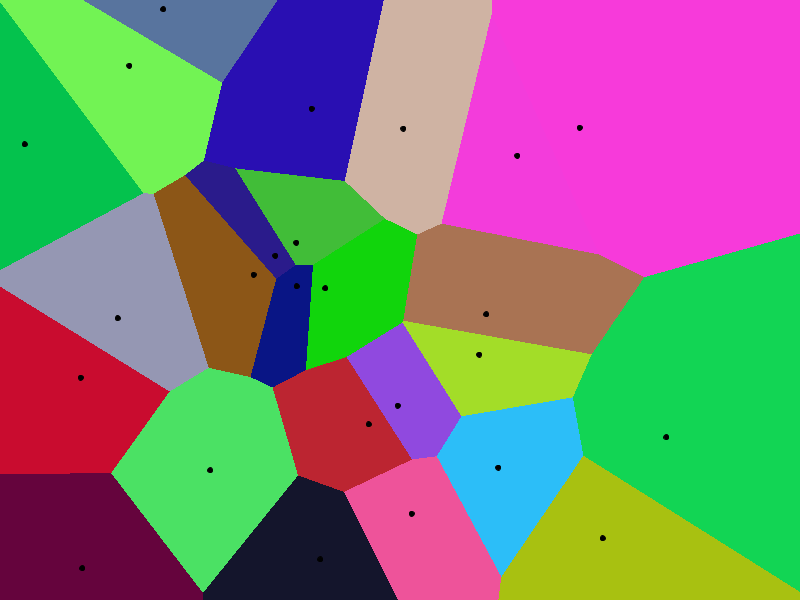
Frame 1 (no input)
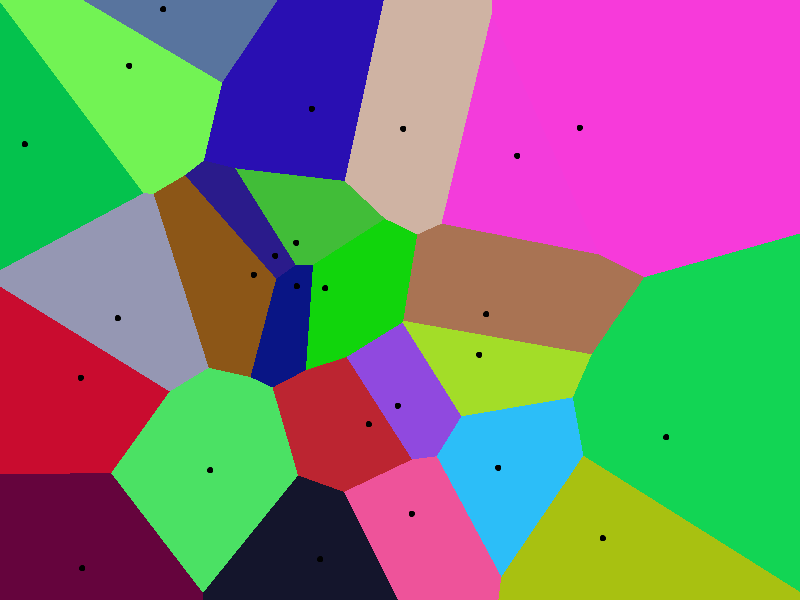
Frame 60 (the mouse pressed at the canvas centre just before this capture)
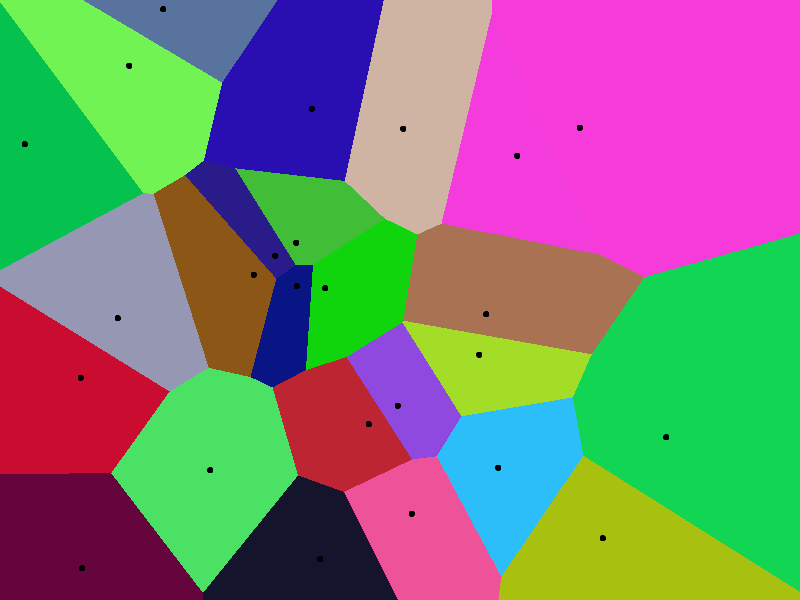
Frame 120 (the mouse held since frame 60 and released just before this capture)

The Processing sketch that drew these frames (run headless with seeded random() and noise(); from frame 60 on, the mouse is pressed at the canvas centre):

// Processing sketch: voronoi
// ── voronoi.pde
ArrayList<Site> location;

void setup() {
  size(800,600);
  
  location = new ArrayList<Site>();
  
  for(int i = 0; i < 25; i++) {
      location.add(new Site());
  }
}

void draw() {
  modPixels();
  drawSite();
}

Site getNearestSite(ArrayList<Site> location, float x, float y) {
    Site nearest = location.get(0);
    for (int i = 0; i < location.size(); i++) {
        if (location.get(i).distFrom(x,y) < nearest.distFrom(x,y)) {
           nearest = location.get(i);
         }
    }
    return nearest;
}

void modPixels(){
  for (int x = 0; x < width; x++) {
     for (int y = 0; y < height; y++) {
       Site nearest = getNearestSite(location, x, y);
       color nearestCol = nearest.getColor();
       set(x,y, color(red(nearestCol), green(nearestCol), blue(nearestCol)));
     }
  }
  updatePixels();
}

void drawSite() {
    for( Site t : location) {
      fill(0);
      circle(t.getX(), t.getY(), 5); 
    }
}

void mouseClicked(){
  if (mouseButton == RIGHT) {
    location.add(new Site(mouseX, mouseY));
  }
}

void mousePressed() {
  if(!(location.size() == 1)){
    if (mouseButton == LEFT) {
      Site nearest = getNearestSite(location, mouseX, mouseY);
      location.remove(nearest);
    }
  }
}

// ── Site.pde
//A Site has a location and color,
// and may or may not be highlighted

class Site {
  
  //Instance Variables
  private float siteX;
  private float siteY;
  private color col;
  private boolean highlighted;
  
  //constructor
  public Site(float x, float y, color col) {
    siteX = x;
    siteY = y;
    this.col = col;
    highlighted = false;
  }
  
  public Site(float x, float y) {
   this(x, y, color(random(256), random(256), random(256))); 
  }
  
  public Site(Site original) {
   this(original.siteX, original.siteY, original.col); 
  }
  
  public Site() {
   this(random(width),random(height),color(random(256), random(256), random(256))); 
  }
  
  //methods
  public float getX() {
   return siteX; 
  }
  
  public float getY() {
   return siteY; 
  }
  
  public int getColor() {
   return col; 
  }
  
  public float distFrom(float num1, float num2) {
   return dist(siteX, siteY, num1, num2); 
  }
  
  public boolean isHighlighted() {
    return highlighted;
  }
  
  public void setHighlight(boolean swap) {
   highlighted = swap; 
  }
  
  public void setX(float num) {
    siteX = num;
  }
  
  public void setY(float num) {
    siteY = num;
  }
  
  void setColor(color col) {
   this.col = col; 
  }
  
  public String toString() {
    return "(" + siteX + ", " + siteY + "), r=" + red(col) + ", g=" + green(col) + ", b=" + blue(col) + ", not highlighted"; 
  } 
}
